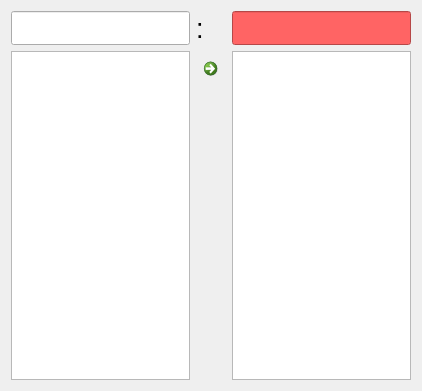
<?xml version="1.0" encoding="UTF-8"?>
<ui version="4.0">
 <class>Widget</class>
 <widget class="QWidget" name="Widget">
  <property name="geometry">
   <rect>
    <x>0</x>
    <y>0</y>
    <width>422</width>
    <height>391</height>
   </rect>
  </property>
  <property name="windowTitle">
   <string>Widget</string>
  </property>
  <layout class="QGridLayout" name="gridLayout">
   <item row="0" column="3">
    <widget class="QLineEdit" name="portEdit">
     <property name="font">
      <font>
       <pointsize>17</pointsize>
      </font>
     </property>
     <property name="styleSheet">
      <string notr="true">background-color: rgba(255, 100,100);</string>
     </property>
     <property name="alignment">
      <set>Qt::AlignCenter</set>
     </property>
    </widget>
   </item>
   <item row="1" column="2">
    <widget class="QCommandLinkButton" name="Click2send">
     <property name="maximumSize">
      <size>
       <width>30</width>
       <height>16777215</height>
      </size>
     </property>
     <property name="text">
      <string/>
     </property>
    </widget>
   </item>
   <item row="0" column="2">
    <widget class="QLabel" name="label">
     <property name="font">
      <font>
       <pointsize>20</pointsize>
      </font>
     </property>
     <property name="text">
      <string>:</string>
     </property>
    </widget>
   </item>
   <item row="0" column="0">
    <widget class="QLineEdit" name="ipEdit">
     <property name="font">
      <font>
       <pointsize>17</pointsize>
      </font>
     </property>
     <property name="alignment">
      <set>Qt::AlignCenter</set>
     </property>
    </widget>
   </item>
   <item row="2" column="2">
    <spacer name="verticalSpacer">
     <property name="orientation">
      <enum>Qt::Vertical</enum>
     </property>
     <property name="sizeHint" stdset="0">
      <size>
       <width>20</width>
       <height>40</height>
      </size>
     </property>
    </spacer>
   </item>
   <item row="1" column="0" rowspan="2">
    <widget class="QPlainTextEdit" name="sendBrowser"/>
   </item>
   <item row="1" column="3" rowspan="2">
    <widget class="QTextBrowser" name="receiveBrowser"/>
   </item>
  </layout>
 </widget>
 <resources/>
 <connections/>
</ui>
